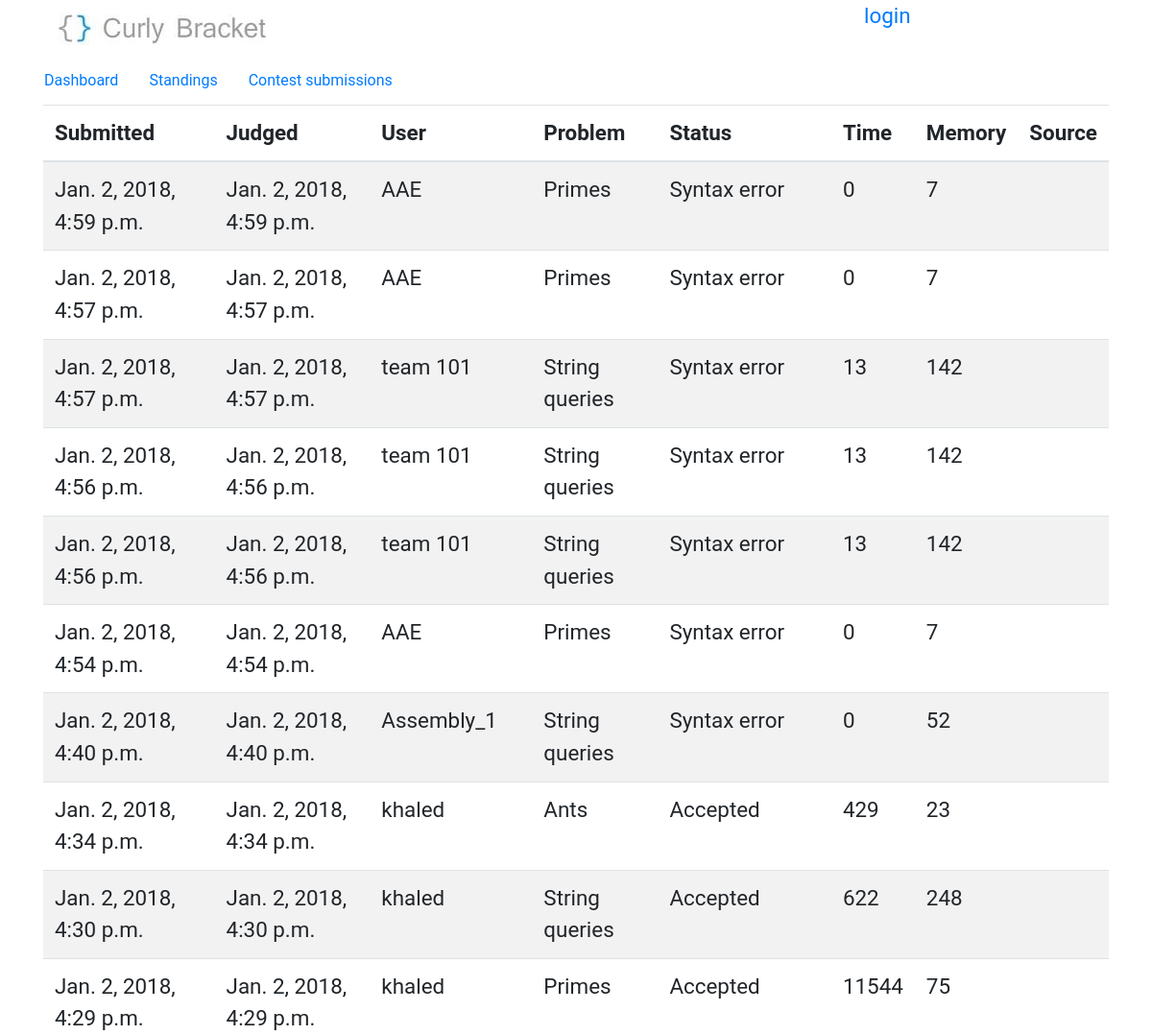
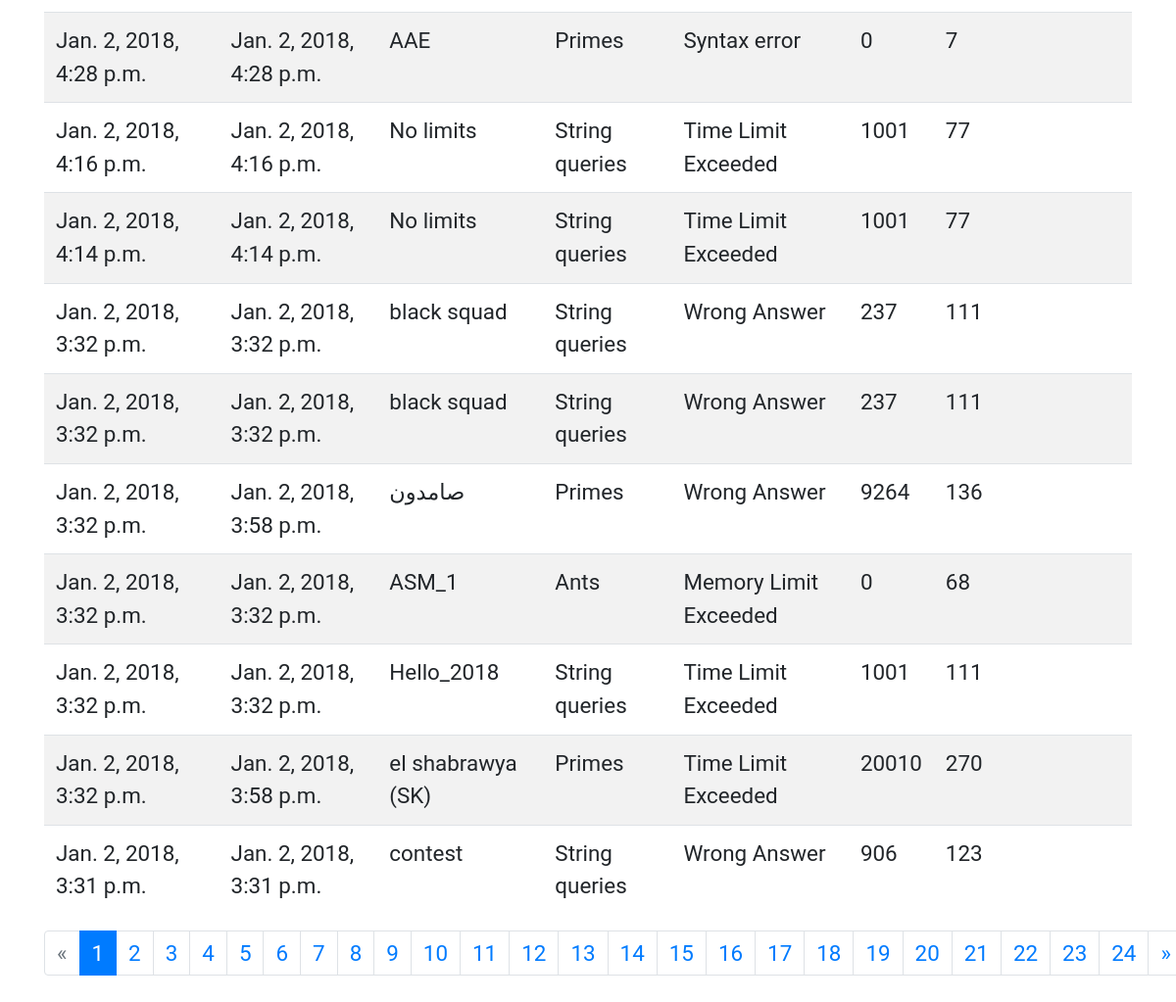
Page /contest/3/submissions on the earlier database version (2 pictures, top to bottom).
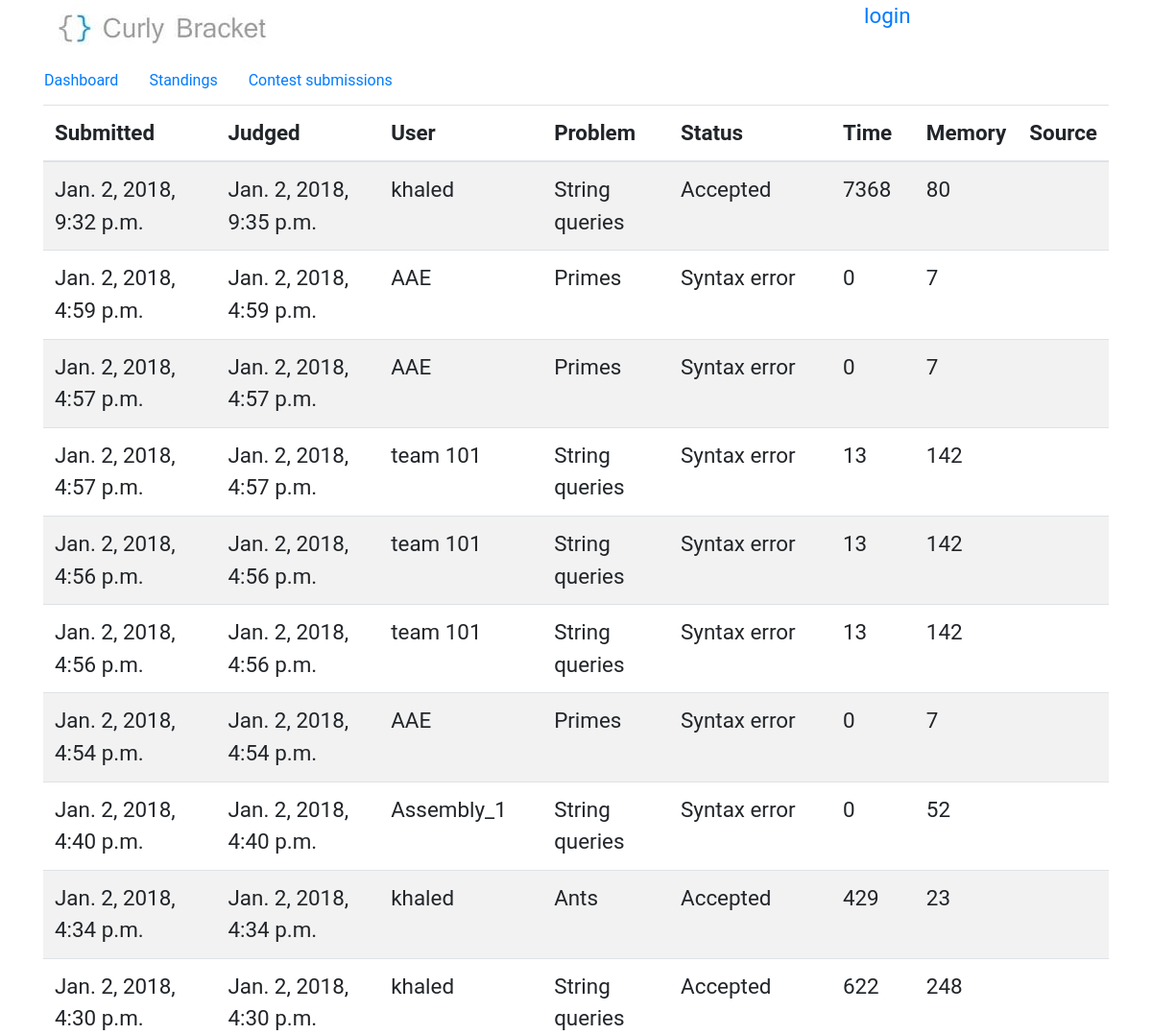
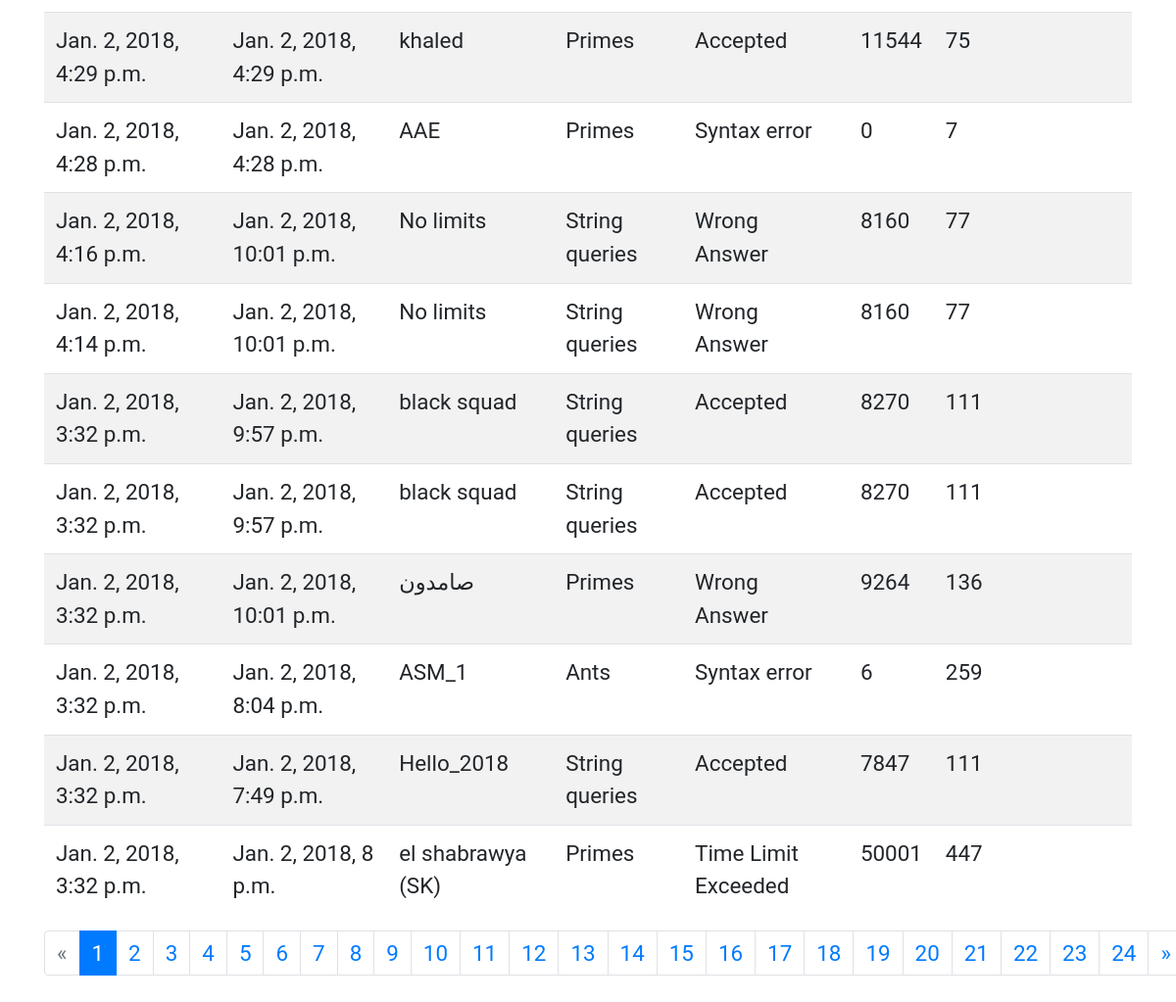
Same page on the later database version (2 pictures, top to bottom).
### BracketsOJ/models.py (models this page shows, shortened)
class submission(models.Model):
    user = models.ForeignKey(User, on_delete=models.CASCADE)
    time = models.IntegerField(null=True,blank=True)
    memory = models.IntegerField(null=True,blank=True)
    submitted = models.DateTimeField(auto_now_add=True, blank=True)
    judged = models.DateTimeField(null=True,blank=True)
    problem = models.ForeignKey(problem, on_delete=models.CASCADE)
    STATUSES = [
        ('AC', 'Accepted'),
        ('TL', 'Time Limit Exceeded'),
        ('ML', 'Memory Limit Exceeded'),
        ('WA', 'Wrong Answer'),
        ('RTE', 'Run Time Error'),
        ('QU', 'In queue'),
        ('CE', 'Syntax error'),
        ('FJ', 'Failed to judge')
    ]
    status = models.CharField(max_length=50, choices=STATUSES, null=True,blank=True)
    code = models.TextField(default="")

class problem(models.Model):
    title = models.CharField(max_length=50)
    time_limit = models.IntegerField(default=100)
    memory_limit = models.IntegerField(default=64)
    statement = models.CharField(max_length=1500)
    input_section = models.CharField(max_length=500)
    output_section = models.CharField(max_length=500)
    samples = models.IntegerField(default=1)
    notes = models.CharField(max_length=200, blank=True, null=True)
    added = models.DateField(auto_now_add=True, blank=True)
    contest = models.ForeignKey(contest, on_delete=models.SET_NULL, null=True, blank=True)
    checker = models.CharField(max_length=50, default='ecmp')
    def __str__(self):
        return self.title

### BracketsOJ/views.py (the view)
# urls.py: re_path(r'^submissions/?(?P<page_id>\d+)?$', views.submissionView, name='submissions'),
def submissionView(request, page_id=1, contest_id=None, user_id=None):
    if contest_id is not None:
        contestObj = get_object_or_404(contest, id=contest_id, start_date__lte=datetime.now())
        if user_id is None:
            submissions_list = submission.objects.filter(problem__contest__id=contest_id)
        else:
            submissions_list = submission.objects.filter(problem__contest__id=contest_id, user__id=user_id)
    else:
        if user_id is None:
            submissions_list = submission.objects.all()
        else:
            submissions_list = submission.objects.filter(user__id=user_id)
        contestObj = None
    submissions_list = submissions_list.order_by('submitted').reverse()
    try:
        paginator = Paginator(submissions_list, 20)
        try:
            submissions_list = paginator.page(page_id)
        except PageNotAnInteger:
            submissions_list = paginator.page(1)
        except EmptyPage:
            submissions_list = paginator.page(paginator.num_pages)
        return render(request, 'submissions.html', {'submissions': submissions_list, 'contest': contestObj})
    except:
        raise SuspiciousOperation()

### templates/submissions.html (shortened to what this page needs)
{% extends 'base.html' %}
{% block content %}
        <div>
            <nav class="row nav problem-text">
                {% if contest is not none %}<a class="nav-link" href="/contest/{{ contest.id }}">Dashboard</a>{% endif %}
                {% if contest is not none %}<a class="nav-link" href="/contest/{{ contest.id }}/scoreboard">Standings</a>{% endif %}
                {% if contest is not none %}<a class="nav-link" href="/contest/{{ contest.id }}/submissions">Contest submissions</a>{% endif %}
            </nav>
        </div>
        <div class="table-responsive">
            <table class="table table-striped">
                <thead>
                    <tr>
                        <th>
                            Submitted
                        </th>
                        <th>
                            Judged
                        </th>
                        <th>
                            User
                        </th>
                        <th>
                            Problem
                        </th>
                        <th>
                            Status
                        </th>
                        <th>
                            Time
                        </th>
                        <th>
                            Memory
                        </th>
                        <th>
                            Source
                        </th>
                    </tr>
                </thead>
                <tbody>
                    {% load tz %}
                    {% for submission in submissions %}
                        <tr>
                            <td>
                                {{ submission.submitted|localtime }}
                            </td>
                            <td>
                                {{ submission.judged|localtime }}
                            </td>
                            <td>
                                {{ submission.user.first_name }}
                            </td>
                            <td>
                                {{ submission.problem }}
                            </td>
                            <td>
                                {{ submission.get_status_display }}
                            </td>
                            <td>
                                {{ submission.time }}
                            </td>
                            <td>
                                {{ submission.memory }}
                            </td>
                            <td>
                            </td>
                        </tr>
                    {% endfor %}
                </tbody>
            </table>
        </div>
        <nav class="Page navigation">
            {% if submissions.has_other_pages %}
                <ul class="pagination mx-auto">
                    {% if submissions.has_previous %}
                        {% if contest is not None %}
                            <li class="page-item"><a class="page-link" href="/contest/{{ contest.id }}/submissions/{{ submissions.previous_page_number }}">&laquo;</a></li>
                        {% else %}
                            <li class="page-item"><a class="page-link" href="/submissions/{{ submissions.previous_page_number }}">&laquo;</a></li>
                        {% endif %}
                    {% else %}
                        <li class="page-item disabled"><span class="page-link">&laquo;</span></li>
                    {% endif %}
                    {% for i in submissions.paginator.page_range %}
                        {% if submissions.number == i %}
                            <li class="page-item active"><span class="page-link">{{ i }} <span class="sr-only">(current)</span></span></li>
                        {% else %}
                            {% if contest is not None %}
                                <li class="page-item"><a class="page-link" href="/contest/{{ contest.id }}/submissions/{{ i }}">{{ i }}</a></li>
                            {% else %}
                                <li class="page-item"><a class="page-link" href="/submissions/{{ i }}">{{ i }}</a></li>
                            {% endif %}
                        {% endif %}
                    {% endfor %}
                    {% if submissions.has_next %}
                        {% if contest is not None %}
                            <li class="page-item"><a class="page-link" href="/contest/{{ contest.id }}/submissions/{{ submissions.next_page_number }}">&raquo;</a></li>
                        {% else %}
                            <li class="page-item"><a class="page-link" href="/submissions/{{ submissions.next_page_number }}">&raquo;</a></li>
                        {% endif %}
                    {% else %}
                        <li class="page-item disabled"><span class="page-link">&raquo;</span></li>
                    {% endif %}
              </ul>
            {% endif %}
        </nav>
{% endblock %}

### templates/base.html (shortened to what this page needs)
<!DOCTYPE html>
<html lang="en">
    <head>
        <link rel="stylesheet" href="https://necolas.github.io/normalize.css/7.0.0/normalize.css">
        <link rel="stylesheet" href="https://maxcdn.bootstrapcdn.com/bootstrap/4.0.0-alpha.6/css/bootstrap.min.css">
    </head>
    <body class="container">
        {% load static %}
        <div class="row">
            <a class="col-3" href="{% url 'contests' %}"><img src="{% static 'img/logo.jpg' %}"/></a>
            <div class="offset-6 col-3">
                {% if not user.is_authenticated %}<a  href="{% url 'login' %}">login</a>{% endif %}
            </div>
        </div>
        {% block content %}
        {% endblock content %}
    </body>
</html>

### templates/base.html (style rules this page uses)
body { line-height: 1.5em; font-size: 1.4rem; font-family: "Roboto", "Lucida Grande", Verdana, Arial, sans-serif; padding-bottom: 47px; }
.problem-text { font-size: 1rem; }

Differences in the rows shown:
no longer on this page (row edited): submission: submitted "Jan. 2, 2018, 3:31 p.m.", judged "Jan. 2, 2018, 3:31 p.m.", user.first_name "contest", problem "String queries", status "Wrong Answer", time "906", memory "123"
added submission: submitted "Jan. 2, 2018, 9:32 p.m.", judged "Jan. 2, 2018, 9:35 p.m.", user.first_name "khaled", problem "String queries", status "Accepted", time "7368", memory "80"
changed submission "Jan. 2, 2018, 4:16 p.m.": judged "Jan. 2, 2018, 4:16 p.m." → "Jan. 2, 2018, 10:01 p.m."; status "Time Limit Exceeded" → "Wrong Answer"; time "1001" → "8160"
changed submission "Jan. 2, 2018, 4:14 p.m.": judged "Jan. 2, 2018, 4:14 p.m." → "Jan. 2, 2018, 10:01 p.m."; status "Time Limit Exceeded" → "Wrong Answer"; time "1001" → "8160"
changed submission (number 15 of 20 on the later page): judged "Jan. 2, 2018, 3:32 p.m." → "Jan. 2, 2018, 9:57 p.m."; status "Wrong Answer" → "Accepted"; time "237" → "8270"
changed submission (number 16 of 20 on the later page): judged "Jan. 2, 2018, 3:32 p.m." → "Jan. 2, 2018, 9:57 p.m."; status "Wrong Answer" → "Accepted"; time "237" → "8270"
changed submission "صامدون": judged "Jan. 2, 2018, 3:58 p.m." → "Jan. 2, 2018, 10:01 p.m."
changed submission "ASM_1": judged "Jan. 2, 2018, 3:32 p.m." → "Jan. 2, 2018, 8:04 p.m."; status "Memory Limit Exceeded" → "Syntax error"; time "0" → "6"; memory "68" → "259"
changed submission "Hello_2018": judged "Jan. 2, 2018, 3:32 p.m." → "Jan. 2, 2018, 7:49 p.m."; status "Time Limit Exceeded" → "Accepted"; time "1001" → "7847"
changed submission "Time Limit Exceeded": judged "Jan. 2, 2018, 3:58 p.m." → "Jan. 2, 2018, 8 p.m."; time "20010" → "50001"; memory "270" → "447"
